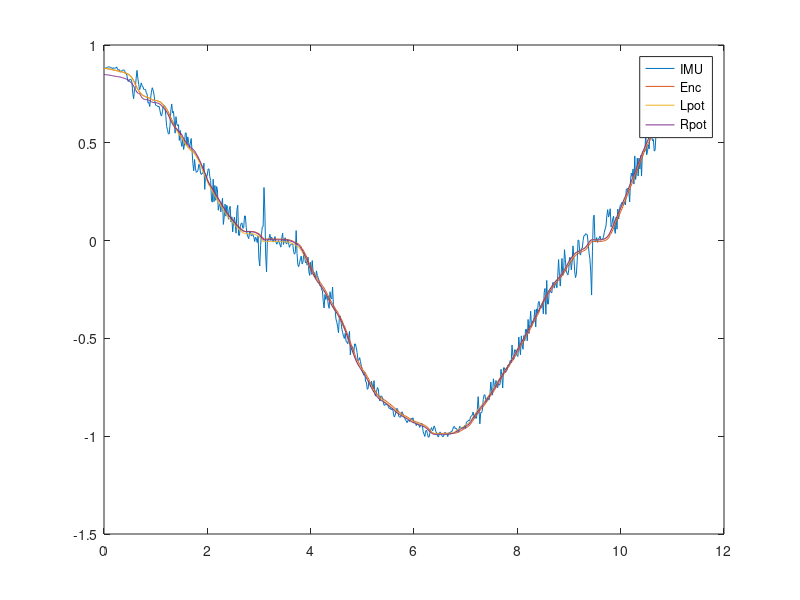

Write the MATLAB code that produced this figure.
xxx = load( 'ImuVsEncPot.mat') ; 
r = xxx.xxx.RecVec ; 
t = xxx.xxx.t; 
LPot = r(1,:) ; 
RPot = r(2,:) ; 
NEnc  = r(3,:) ;
ImuAcc0 = r(4,:) ; 
ImuAcc1 = r(5,:) ; 
ImuAcc2 = r(6,:) ; 


ang = atan2( ImuAcc1,-ImuAcc2   ) ; 
H1 = [NEnc(:) , NEnc(:)*0+1] ; 
tht1 = (H1' * H1) \ H1' * ang(:) ; 


H2 = [RPot(:) , RPot(:)*0+1] ; 
tht2 = (H2' * H2) \ H2' * ang(:) ; 

H3 = [LPot(:) , LPot(:)*0+1] ; 
tht3 = (H3' * H3) \ H3' * ang(:) ; 

plot ( t , ang , t , H1 * tht1  , t , H2 * tht2 , t , H3 * tht3) ; legend( 'IMU' , 'Enc' , 'Lpot' , 'Rpot' ) ; 